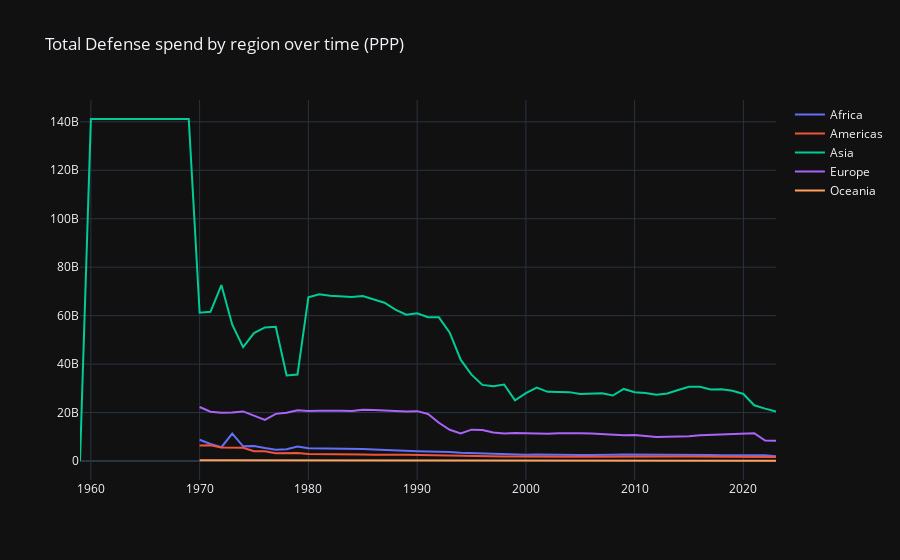

Here is the notebook cell this chart was saved with:
### Code cell
fig = go.Figure()

for region, data in defense_region.groupby('region'):

    # Manage outliers and missing values before continuing.
    data_cleaned = manage_outliers(data, 'value_ppp').dropna(subset='value_ppp')
    subset = data_cleaned.groupby('year')['value_ppp'].mean()

    fig.add_trace(
        go.Scatter(
            x=subset.index,
            y=subset.values,
            name=region
        )
    )

    fig.update_layout(
        title="Total Defense spend by region over time (PPP)"
    )

fig.show()
